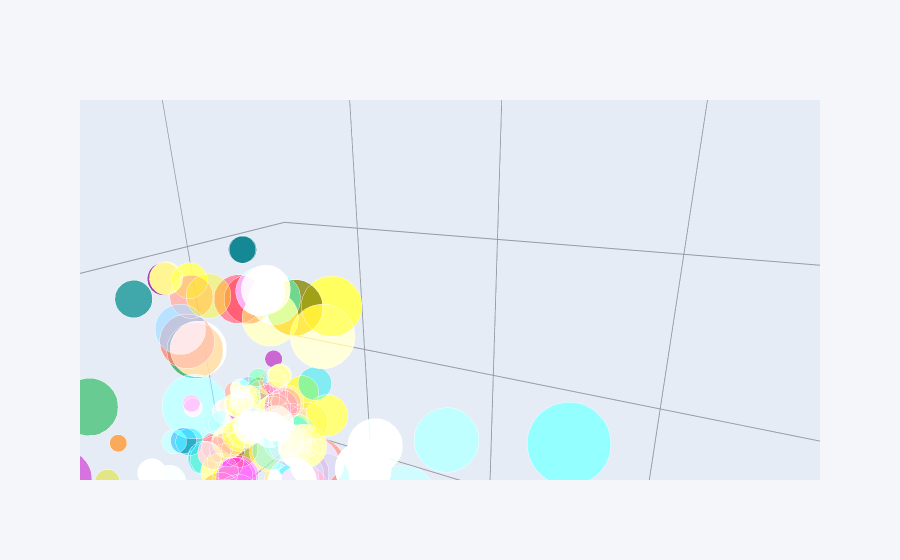

The notebook cell this image was saved under:
### Code cell
df.iplot(kind = 'bubble3d', x = 'total_bill', y = 'tip', z = 'size', size = 'tip')

### Figure 1 — Plotly figure (JSON) as saved in the notebook; plotly's stock layout.template omitted (floating-point values rounded to 4 significant figures; data arrays with more than 128 entries replaced by an {"elided": "..."} marker saying what was removed)
{"data": [{"marker": {"color": {"elided": "244 str values"}, "opacity": 0.8, "size": {"elided": "244 int values"}, "symbol": "circle"}, "mode": "markers", "text": {"elided": "244 str values"}, "type": "scatter3d", "x": {"elided": "244 float values"}, "y": {"elided": "244 float values"}, "z": {"elided": "244 int values"}}], "layout": {"autosize": true, "legend": {"bgcolor": "#F5F6F9", "font": {"color": "#4D5663"}}, "paper_bgcolor": "#F5F6F9", "plot_bgcolor": "#F5F6F9", "scene": {"aspectmode": "auto", "aspectratio": {"x": 1, "y": 1, "z": 1}, "camera": {"center": {"x": 0, "y": 0, "z": 0}, "eye": {"x": 0.04096, "y": 0.01816, "z": 0.01378}, "projection": {"type": "perspective"}, "up": {"x": 0.000396, "y": 0.0007061, "z": 1.0}}, "xaxis": {"gridcolor": "#9499A3", "showgrid": true, "tickfont": {"color": "#4D5663"}, "title": {"font": {"color": "#4D5663"}, "text": ""}, "type": "linear", "zerolinecolor": "#9499A3"}, "yaxis": {"gridcolor": "#9499A3", "showgrid": true, "tickfont": {"color": "#4D5663"}, "title": {"font": {"color": "#4D5663"}, "text": ""}, "type": "linear", "zerolinecolor": "#9499A3"}, "zaxis": {"gridcolor": "#9499A3", "showgrid": true, "tickfont": {"color": "#4D5663"}, "title": {"font": {"color": "#4D5663"}, "text": ""}, "type": "linear", "zerolinecolor": "#9499A3"}}, "title": {"font": {"color": "#4D5663"}}}}
